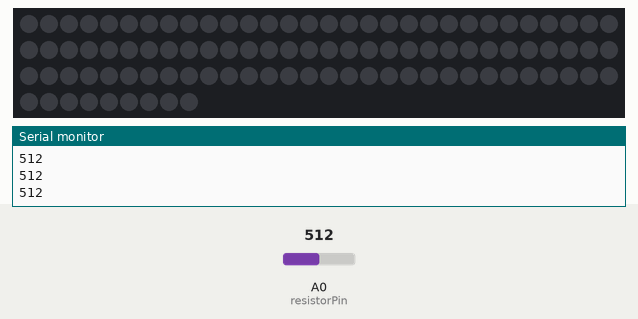
A sketch run on a simulated Arduino Uno, built with avr-gcc and run on an emulated ATmega328P. Parts: 99 RGB LEDs in strip order, left to right, continuing on the next row, the last lines printed to the serial monitor. The test bench sets the inputs (shaded band); at power-on: A0 (resistorPin) = 512. Random numbers use the default seed unless the sketch sets one.

Above: at 1.2 s.
1.3 s: A0 (resistorPin) set to 52
2.8 s: A0 (resistorPin) set to 44
At 4.56 s:
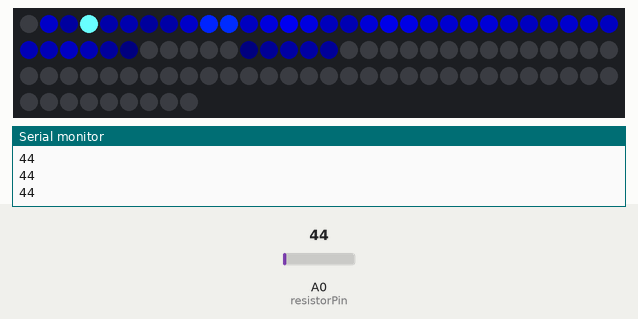
4.6 s: A0 (resistorPin) set to 60
At 5.1 s:
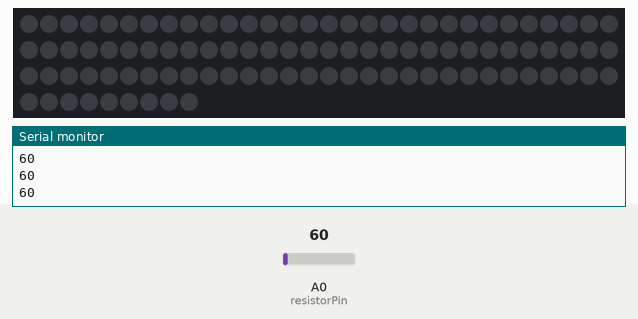
6.1 s: A0 (resistorPin) set to 40
At 6.14 s:
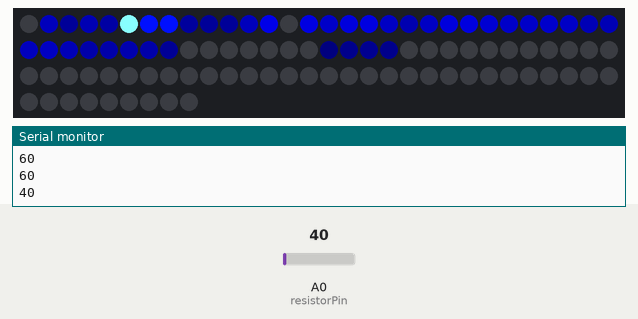
7.9 s: A0 (resistorPin) set to 122
At 8.9 s:
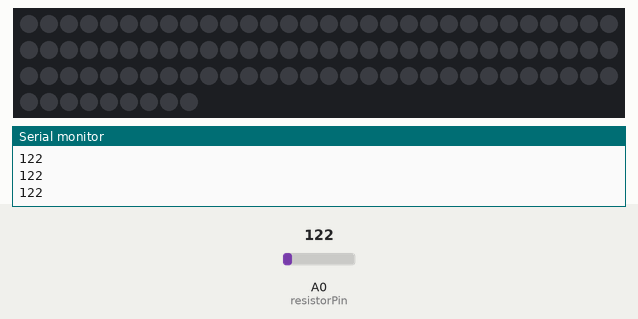
9.4 s: A0 (resistorPin) set to 0
At 9.48 s:
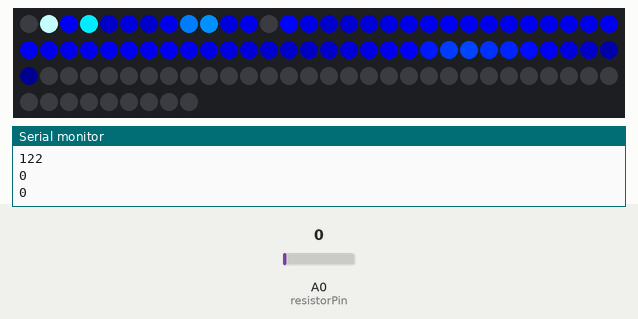

The sketch:

golf_lights.ino
```cpp
#include "FastLED.h"

#define NUM_LEDS 99
CRGB leds[NUM_LEDS];
#define PIN 6

// threshold for turning the lamp on
int threshold = 50;

// pin the LED is connected to
const int resistorPin = 0;

void setup()
{
  Serial.begin(9600);

  FastLED.addLeds<WS2811, PIN, GRB>(leds, NUM_LEDS).setCorrection( TypicalLEDStrip );
}

void loop() {

    // store the value reported by the sensor in a variable
  long sensorValue = analogRead(resistorPin);

  Serial.println(sensorValue);

  // if the value is greater than the threshold
  if (sensorValue < threshold) {
    // turn the LED on
    Fire(55,120,15);
  } else {
    setAll(0,0,0);
  }

  delay(10);
}

void Fire(int Cooling, int Sparking, int SpeedDelay) {
  static byte heat[NUM_LEDS];
  int cooldown;

  // Step 1.  Cool down every cell a little
  for( int i = 0; i < NUM_LEDS; i++) {
    cooldown = random(0, ((Cooling * 10) / NUM_LEDS) + 2);

    if(cooldown>heat[i]) {
      heat[i]=0;
    } else {
      heat[i]=heat[i]-cooldown;
    }
  }

  // Step 2.  Heat from each cell drifts 'up' and diffuses a little
  for( int k= NUM_LEDS - 1; k >= 2; k--) {
    heat[k] = (heat[k - 1] + heat[k - 2] + heat[k - 2]) / 3;
  }

  // Step 3.  Randomly ignite new 'sparks' near the bottom
  if( random(255) < Sparking ) {
    int y = random(7);
    heat[y] = heat[y] + random(160,255);
    //heat[y] = random(160,255);
  }

  // Step 4.  Convert heat to LED colors
  for( int j = 0; j < NUM_LEDS; j++) {
    setPixelHeatColor(j, heat[j] );
  }

  showStrip();
  delay(SpeedDelay);
}

void setPixelHeatColor (int Pixel, byte temperature) {
  // Scale 'heat' down from 0-255 to 0-191
  byte t192 = round((temperature/255.0)*191);

  // calculate ramp up from
  byte heatramp = t192 & 0x3F; // 0..63
  heatramp <<= 2; // scale up to 0..252

  // figure out which third of the spectrum we're in:
  if( t192 > 0x80) {                     // hottest
    setPixel(Pixel, heatramp, 255, 255);
  } else if( t192 > 0x40 ) {             // middle
    setPixel(Pixel, 0, heatramp, 255);
  } else {                               // coolest
    setPixel(Pixel, 0, 0, heatramp);
  }
}

void showStrip() {
 #ifdef ADAFRUIT_NEOPIXEL_H
   // NeoPixel
   strip.show();
 #endif
 #ifndef ADAFRUIT_NEOPIXEL_H
   // FastLED
   FastLED.show();
 #endif
}

void setPixel(int Pixel, byte red, byte green, byte blue) {
 #ifdef ADAFRUIT_NEOPIXEL_H
   // NeoPixel
   strip.setPixelColor(Pixel, strip.Color(red, green, blue));
 #endif
 #ifndef ADAFRUIT_NEOPIXEL_H
   // FastLED
   leds[Pixel].r = red;
   leds[Pixel].g = green;
   leds[Pixel].b = blue;
 #endif
}

void setAll(byte red, byte green, byte blue) {
  for(int i = 0; i < NUM_LEDS; i++ ) {
    setPixel(i, red, green, blue);
  }
  showStrip();
}
```

Measured:
- the behaviour switches between 50 and 49 on A0 (resistorPin) (found by bisection; images 0 and 1)
- after the input at 2.8 s, the LEDs: first change after 0.22 s (image 1 shows a later state)
- after the input at 6.1 s, the LEDs: change at once (image 3)
- after the input at 9.4 s, the LEDs: first change at once (image 5 shows a later state)
